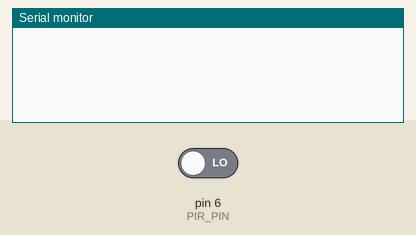
Bench run of a sketch on a simulated Arduino Uno, built with avr-gcc and run on an emulated ATmega328P. Shown: the last lines printed to the serial monitor. The test bench sets the inputs (shaded band); at power-on: pin 6 (PIR_PIN) LOW.

Above: at 1.2 s.
1.3 s: pin 6 (PIR_PIN) driven HIGH
At 2.5 s:
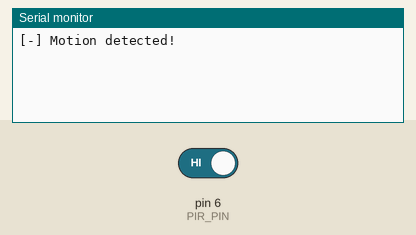
2.8 s: pin 6 (PIR_PIN) driven LOW
At 3.7 s:
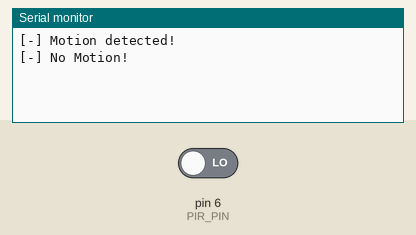

The sketch:

Course17.ino
```cpp
#define PIR_PIN 6

static int oldState = 0;

void setup() {
  Serial.begin(9600);
  pinMode(PIR_PIN, INPUT);
}

void loop() {
  byte state = digitalRead(PIR_PIN);
  if( state && oldState != state ) {
    Serial.println("[-] Motion detected!");
    oldState = state;
  } else if( !state && oldState != state ) {
    Serial.println("[-] No Motion!");
    oldState = state;
  }
  delay(20);
}
```

Measured:
- after the input at 1.3 s, the serial monitor: prints a new line at once (image 1)
- after the input at 2.8 s, the serial monitor: prints a new line at once (image 2)
